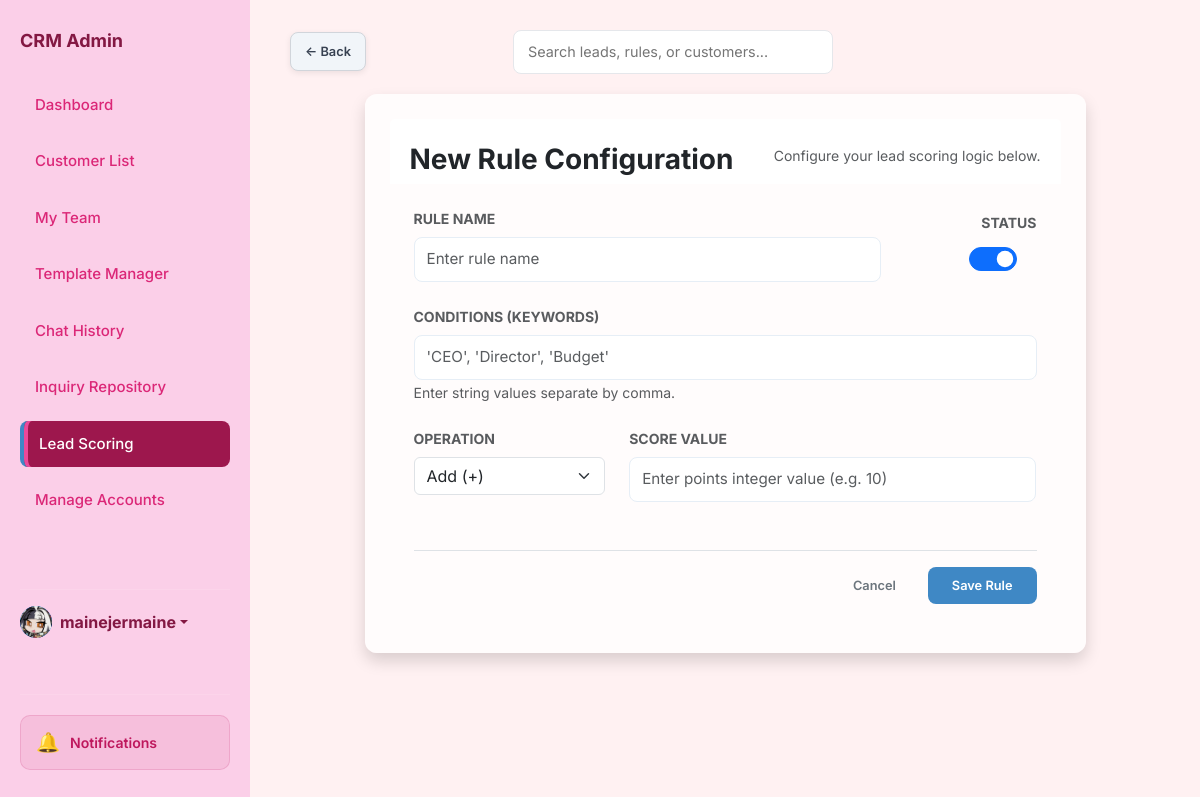
The app's page /add_rule (signed in) with its own data.
### app.py (models this page shows, shortened)
class User(db.Model):
    id = db.Column(db.Integer, primary_key=True)
    username = db.Column(db.String(80), unique=True, nullable=False)
    password = db.Column(db.String(200), nullable=False)
    name = db.Column(db.String(100), default='Admin')
    bio = db.Column(db.Text, default='')
    profile_picture = db.Column(db.String(200), default='https://ui-avatars.com/api/?name=Admin&background=random')
    role = db.Column(db.String(20), default='agent') # super_admin, agent
    preferences = db.Column(db.Text, default='{}') # Stores dashboard layout/stats as JSON
    last_active = db.Column(db.String(50))
    team_id = db.Column(db.Integer, db.ForeignKey('team.id'), nullable=True)
    team_role = db.Column(db.String(20)) # leader, vice_leader, member
    last_active_team_chat = db.Column(db.String(50)) # Timestamp of last time user viewed team chat

### app.py (the view, shortened to what this page needs)
@app.route('/add_rule', methods=['GET', 'POST'])
def add_rule():
    return render_template('rule_form.html', rule=None, title="New Rule Configuration")

### app.py (called while the page is built)
@app.context_processor
def context_processor():
    from flask import g
    return dict(
        team_pending_requests_count=getattr(g, 'team_pending_requests_count', 0),
        unread_team_messages=getattr(g, 'unread_team_messages', False)
    )

@app.context_processor
def inject_user_preferences():
    theme = 'light'
    if has_request_context() and 'user_id' in session:
        user_id = session.get('user_id')
        user = User.query.get(user_id)
        if user and user.preferences:
            try:
                import json
                prefs = json.loads(user.preferences)
                theme = prefs.get('theme', 'light')
            except:
                pass
    return dict(current_theme=theme)

@app.context_processor
def inject_search_data():
    customers = Customer.query.all()
    inquiries = Inquiry.query.all()
    rules = Rule.query.all()
    templates = AutoReplyTemplate.query.all()
    faqs = FAQ.query.all()
    search_seed = []
    for c in customers:
        search_seed.append({"display": c.name, "category": "Customer", "page": "/customers"})
    for i in inquiries:
        search_seed.append({"display": f"Inquiry: {i.customer}", "category": "Inquiry", "page": f"/inquiry/{i.id}"})
    for r in rules:
        search_seed.append({"display": r.name, "category": "Rule", "page": "/scoring"})
    for t in templates:
        search_seed.append({"display": t.title, "category": "Template", "page": "/templates-manager"})
    for f in faqs:
        search_seed.append({"display": f.question, "category": "FAQ", "page": "/templates-manager"})
    return dict(search_seed=search_seed)

@app.before_request
def require_login():
    allowed_routes = ['login', 'static']
    if request.endpoint and request.endpoint not in allowed_routes and not session.get('logged_in'):
        if request.path.startswith('/api/'):
            return jsonify({'error': 'Unauthorized'}), 401
        return redirect(url_for('login'))
    if session.get('logged_in') and session.get('user_id'):
        user = User.query.get(session.get('user_id'))
        if user:
            try:
                user.last_active = datetime.now().strftime('%Y-%m-%d %H:%M:%S')
                db.session.commit()
            except:
                pass
            session['user_role'] = user.role
            session['team_id'] = user.team_id
            session['user_name'] = user.name
            session['user_pic'] = user.profile_picture

### templates/rule_form.html (shortened to what this page needs)
<!DOCTYPE html>
<html lang="en">
<head>
    <link href="https://cdn.jsdelivr.net/npm/bootstrap@5.3.0/dist/css/bootstrap.min.css" rel="stylesheet">
    <link rel="stylesheet" href="https://cdn.jsdelivr.net/npm/bootstrap-icons@1.11.1/font/bootstrap-icons.css">
    <link rel="stylesheet" href="{{ url_for('static', filename='style.css') }}">
</head>
<body id="page-scoring" class="{% if current_theme and current_theme != 'light' %}theme-{{ current_theme }}{% endif %}">
    <aside class="sidebar">
        <h2>CRM Admin</h2>
        <a href="/dashboard" class="nav-link nav-dashboard">Dashboard</a>
        <a href="/customers" class="nav-link nav-customers">Customer List</a>
        <a href="/my-team" class="nav-link nav-my-team d-flex justify-content-between align-items-center">
            My Team
        </a>
        <a href="/templates-manager" class="nav-link nav-templates">Template Manager</a>
        <a href="/history" class="nav-link nav-history d-flex justify-content-between align-items-center">
            Chat History
        </a>
        <a href="/repository" class="nav-link nav-repository">Inquiry Repository</a>
        <a href="/scoring" class="nav-link nav-scoring active">Lead Scoring</a>
        {% if session.get('user_role') in ['ultra_admin', 'super_admin', 'admin'] %}
        <a href="/admin/create-account" class="nav-link nav-admin">
            Manage Accounts
        </a>
        {% endif %}
        <div class="mt-auto pt-3 border-top border-secondary" style="border-color: rgba(255,255,255,0.1) !important;">
            <div class="dropdown">
                <a href="#" class="d-flex align-items-center text-decoration-none dropdown-toggle" id="dropdownUser1"
                    data-bs-toggle="dropdown" aria-expanded="false">
                    <div class="avatar-circle bg-primary text-white me-2"
                        style="width: 32px; height: 32px; font-size: 14px; display:flex; align-items:center; justify-content:center; border-radius:50%; overflow:hidden;">
                        {% if session.get('user_pic') and 'http' in session.get('user_pic') %}
                        <img src="{{ session.get('user_pic') }}" alt="User"
                            style="width:100%; height:100%; object-fit:cover;">
                        {% elif session.get('user_pic') %}
                        <img src="{{ url_for('static', filename='uploads/' + session.get('user_pic')) }}" alt="User"
                            style="width:100%; height:100%; object-fit:cover;">
                        {% else %}
                        {{ session.get('user_name', 'Admin')[0] | upper }}
                        {% endif %}
                    </div>
                    <strong>{{ session.get('user_name', 'Admin') }}</strong>
                </a>
            </div>
        </div>
    </aside>
    <main class="main">
        <div class="header">
            <div class="header-left">
                <a href="{{ url_for('lead_scoring') }}" class="btn btn-gray">← Back</a>
            </div>
            <div class="search-container">
                <input type="text" placeholder="Search leads, rules, or customers..." class="taskbar-search">
            </div>
        </div>
        <div class="row justify-content-center">
            <div class="col-md-10">
                <div class="card shadow border-0">
                    <div class="card-header bg-white border-0 pt-4 pb-0">
                        <h3 class="fw-bold">{{ title }}</h3>
                        <p class="text-muted small">Configure your lead scoring logic below.</p>
                    </div>
                    <div class="card-body p-4">
                        <form method="POST">
                            <div class="d-flex justify-content-between align-items-center mb-4">
                                <div class="w-75">
                                    <label class="form-label fw-bold small text-muted">RULE NAME</label>
                                    <input type="text" class="form-control" name="name"
                                        value="{{ rule.name if rule else '' }}" placeholder="Enter rule name" required>
                                </div>
                                <div class="ms-3 text-center">
                                    <label class="form-label fw-bold small text-muted d-block">STATUS</label>
                                    <div class="form-check form-switch d-inline-block">
                                        <input class="form-check-input fs-4" type="checkbox" name="active" {% if not
                                            rule or rule.active %}checked{% endif %}>
                                    </div>
                                </div>
                            </div>
                            <div class="mb-4">
                                <label class="form-label fw-bold small text-muted">CONDITIONS (KEYWORDS)</label>
                                <input type="text" class="form-control" name="keywords"
                                    value="{{ rule.keywords if rule else '' }}"
                                    placeholder="'CEO', 'Director', 'Budget'" required>
                                <small class="text-muted">Enter string values separate by comma.</small>
                            </div>
                            <div class="row mb-5">
                                <div class="col-md-4">
                                    <label class="form-label fw-bold small text-muted">OPERATION</label>
                                    <select class="form-select" id="operation" name="operation">
                                        <option value="+" >Add (+)</option>
                                    </select>
                                </div>
                                <div class="col-md-8">
                                    <label class="form-label fw-bold small text-muted">SCORE VALUE</label>
                                    <input type="number" class="form-control" id="score" name="score"
                                        value="{{ rule.score if rule else '' }}" placeholder="Enter value (e.g. 10)"
                                        required>
                                </div>
                            </div>
                            <div class="d-flex justify-content-end gap-2 border-top pt-3">
                                <a href="{{ url_for('lead_scoring') }}"
                                    class="btn btn-outline-secondary px-4">Cancel</a>
                                <button type="submit" class="btn btn-primary px-4">
                                    {{ 'Update Rule' if rule else 'Save Rule' }}
                                </button>
                            </div>
                        </form>
                    </div>
                </div>
            </div>
        </div>
    </main>
</body>
</html>

### static/style.css (style rules this page uses)
:root { --blue: #3F88C5; --red: #E94F37; --green: #44BBA4; --gray: #64748b; --slate-900: #393E41; --slate-800: #4a5155; --border-radius: 12px; --bg-light: #F6F7EB; --sidebar-bg: #393E41; }
* { box-sizing: border-box; font-family: 'Inter', -apple-system, sans-serif; }
body { margin: 0; display: flex; background-color: var(--bg-light); color: var(--slate-900); height: 100vh; overflow: hidden; font-size: 16px; -webkit-font-smoothing: antialiased; }
.header { overflow: visible !important; }
.main { overflow-y: auto; overflow-x: visible !important; }
.sidebar { width: 250px; background: var(--sidebar-bg); color: #fff; height: 100vh; padding: 30px 20px; flex-shrink: 0; display: flex; flex-direction: column; }
.sidebar .dropdown-toggle { color: inherit !important; }
.sidebar h2 { font-size: 18px; margin-bottom: 30px; font-weight: 700; color: inherit; }
.nav-link { display: block; padding: 12px 15px; color: #cbd5f5; text-decoration: none; border-radius: 8px; margin-bottom: 10px; font-size: 15px; font-weight: 500; transition: 0.2s; }
.nav-link:hover, .nav-link.active { background: var(--slate-800); color: #fff; box-shadow: inset 4px 0 0 #3F88C5; }
.main { flex: 1; padding: 30px 40px; overflow-y: auto; max-width: 1600px; margin: 0 auto; width: 100%; }
.header { display: flex; justify-content: space-between; align-items: center; flex-shrink: 0; margin-bottom: 20px; gap: 20px; width: 100%; }
.header-left { display: flex; align-items: center; gap: 15px; }
.card { background: white; padding: 25px; border-radius: var(--border-radius); box-shadow: 0 4px 6px -1px rgba(0, 0, 0, 0.1); border: 1px solid #e2e8f0; margin-bottom: 25px; }
.card-header { padding: 20px; border-bottom: 1px solid #e2e8f0; display: flex; justify-content: space-between; align-items: center; }
.avatar-circle { width: 42px; height: 42px; border-radius: 10px; background: #3b82f6; color: white; font-weight: 600; font-size: 14px; display: flex; align-items: center; justify-content: center; }
.taskbar-search { width: 320px; padding: 10px 14px; border-radius: 8px; border: 1px solid #e5e7eb; }
.btn-green, .btn-gray, .btn-blue { border-radius: 8px; padding: 10px 18px; font-weight: 600; border: 1px solid transparent; box-shadow: 0 2px 6px rgba(0, 0, 0, 0.08); }
.btn-gray { background-color: #f1f5f9 !important; color: #374151 !important; border: 1px solid #d1d5db !important; }
label { display: block; font-size: 0.8rem; margin-bottom: 5px; color: var(--gray); font-weight: 600; }
input, textarea, select { width: 100%; padding: 10px; border: 1px solid #e2e8f0; border-radius: 6px; font-size: 0.9rem; outline: none; }
.btn { padding: 8px 14px; border: none; border-radius: 6px; cursor: pointer; font-size: 0.8rem; font-weight: 600; transition: 0.2s; text-decoration: none; display: inline-block; }
.btn-blue, .btn-primary { background: var(--blue) !important; border-color: var(--blue) !important; color: white !important; }
.btn-gray { background: #e2e8f0; color: #475569; }
.form-control { width: 100%; padding: 10px 12px; border: 1px solid #e6eef6; border-radius: 8px; font-size: 0.95rem; background: #fff; transition: border-color .15s, box-shadow .15s, transform .06s; }
.btn { border-radius: 8px; padding: 9px 14px; font-weight: 600; }
.btn-gray { background: #eef2f7; color: #475569; }
.sidebar { z-index: 1; }
#page-dashboard .nav-dashboard, #page-customers .nav-customers, #page-my-team .nav-my-team, #page-history .nav-history, #page-repository .nav-repository, #page-templates .nav-templates, #page-scoring .nav-scoring, #page-admin-accounts .nav-admin { background: var(--slate-800); color: #fff; border-left: 4px solid var(--blue); }
.search-container { width: 500px; display: flex; position: relative; }
.text-center { text-align: center; }
.sidebar { display: flex; flex-direction: column; }
body.theme-sakura { --bg-light: #fff1f2; --slate-900: #be185d; --slate-800: #9d174d; --sidebar-bg: #fbcfe8; color: #831843; }
body.theme-sakura .sidebar { color: #831843; }
body.theme-sakura .sidebar .border-top { border-color: rgba(131, 24, 67, 0.1) !important; }
body.theme-sakura .nav-link { color: #db2777; }
body.theme-sakura .nav-link:hover, body.theme-sakura .nav-link.active { background: #fce7f3; color: #be185d; box-shadow: inset 4px 0 0 #ec4899; }
body.theme-sakura .card, body.theme-sakura .list-group-item, body.theme-sakura .confirm-card { border-color: #fecdd3; background-color: rgba(255, 255, 255, 0.8); }

### records on screen
User: profile_picture (picture), get "mainejermaine"

### other values on screen
{{ title }} "New Rule Configuration"
{{ 'Update Rule' if rule else 'Save Rule' }} "Save Rule"
